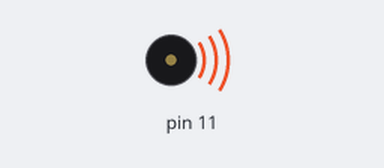
The sketch below on a simulated Arduino Uno, built with avr-gcc and run on an emulated ATmega328P. Shown: buzzer (waves = sounding).

Above: at 0.06 s.
At 5.92 s:
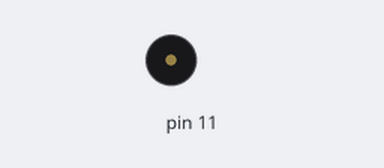
Timing chart, 0 to 6.2 s (numbered marks = the images above):
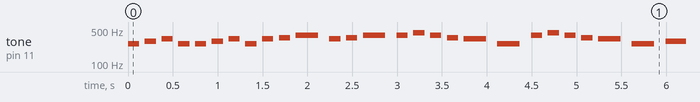

The sketch:

01ArdiunoMusicPlayer.ino
```cpp
#include "pitches.h" //含有所有旋律音高宏定义的头文件

void setup(){
  Serial.begin(9600);
}

void loop(){

  play();//播放音乐的命令

  delay(300);

}

//旋律函数

int melody[]={

  NOTE_C4, //1

  NOTE_D4, //2

  NOTE_E4, //3

  NOTE_C4, //1

  NOTE_C4, //1

  NOTE_D4, //2

  NOTE_E4, //3

  NOTE_C4, //1

  NOTE_E4, //3

  NOTE_F4, //4

  NOTE_G4, //5


  NOTE_E4, //3

  NOTE_F4, //4

  NOTE_G4, //5


  NOTE_G4, //5

  NOTE_A4, //6

  NOTE_G4, //5

  NOTE_F4, //4

  NOTE_E4, //3

  NOTE_C4, //1

  NOTE_G4, //5

  NOTE_A4, //6

  NOTE_G4, //5

  NOTE_F4, //4

  NOTE_E4, //3

  NOTE_C4, //1

  NOTE_D4, //2

  NOTE_G3, //.5

  NOTE_C4, //1

  0,

  NOTE_D4, //2

  NOTE_G3, //.5

  NOTE_C4, //1

  0,
};

//持续时间函数

int noteDurations[]={

  8,8,8,8,

  8,8,8,8,

  8,8,4,

  8,8,4,

  8,8,8,8,4,4,

  8,8,8,8,4,4,

  4,4,4,4,

  4,4,4,4,
};

//播放命令

void play()
{

  for(int thisNote = 0;thisNote<(sizeof(melody)/sizeof(melody[0]));thisNote++){
    //计算旋律持续时间

    //1秒（1000ms）除以音符类型

    //比如：四分音符：1000/noteDurations[thisNote],

    //八分音符：1000/noteDurations[thisNote].

    int noteDuration = 1000/noteDurations[thisNote];

    tone(11,melody[thisNote], noteDuration);//播放音乐

    //为了区别不同旋律，设置一个最小的间隔时间

    //一般设置为旋律持续时间的130%比较合适

    int pauseBetweenNotes = noteDuration * 1.5;

    delay(pauseBetweenNotes);

    //停止当前旋律播放
    noTone(11);

  }
}

//end
```

Measured:
- by itself, tone on pin 11: plays 262 Hz for 0.13 s, 294 Hz for 0.13 s, 330 Hz for 0.13 s, 262 Hz for 0.13 s, 262 Hz for 0.13 s, 294 Hz for 0.13 s … (448 notes in this stretch)
